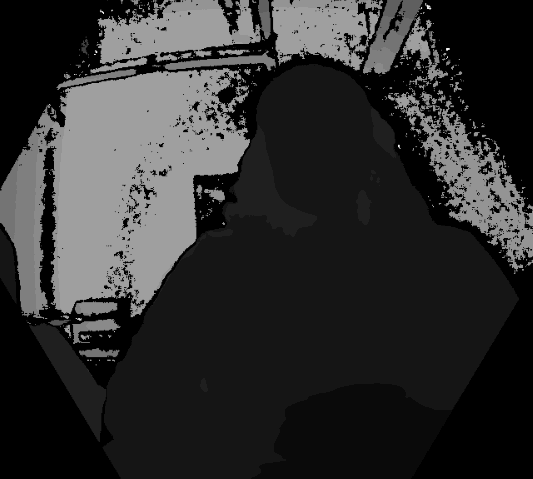
%> input picture GenerateBumpMaps_attempt1/rgbd_fusion/data/D_SZ_NM_N_F.png, 533 x 479 px
$ octave process_images.m   (GNU Octave 9; MATLAB toolbox functions it lacks are replaced by stand-ins)
%> lines starting %> are read from the running program, lines starting %| are printed output that depends on the picture; in (x1, y1, x2, y2) boxes, pixels count from 0 and x2, y2 are one past the last pixel; in counts of white or black regions, pixels touching at a corner belong together; the program's own positions count from 1
z_im = imread("data\D_SZ_NM_N_F.png");
%> z_im is the input picture: size 479x533x3 uint8; min 0, max 24, mean 4.5
z_im = z_im(:, :, 1);
%> z_im: size 479x533 uint8
z_im = squeeze(z_im);
z_im = cast(z_im,'double');
%> z_im: size 479x533 double
save("data\D_SZ_NM_N_F.mat", 'z_im')

mask = imread("data\mask_SZ_NM_N_F.png");
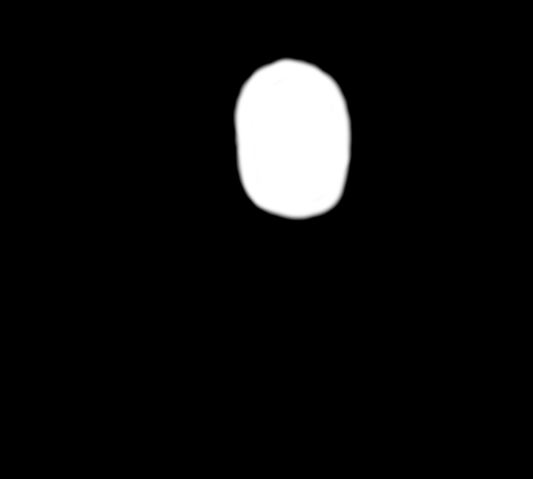
%> input picture GenerateBumpMaps_attempt1/rgbd_fusion/data/mask_SZ_NM_N_F.png, 533 x 479 px
%> mask is the input picture: size 479x533x3 uint8; min 0, max 255, mean 14.9
mask = mask(:,:,1);
%> mask: size 479x533 uint8
mask = squeeze(mask);
mask = cast(mask,'logical');
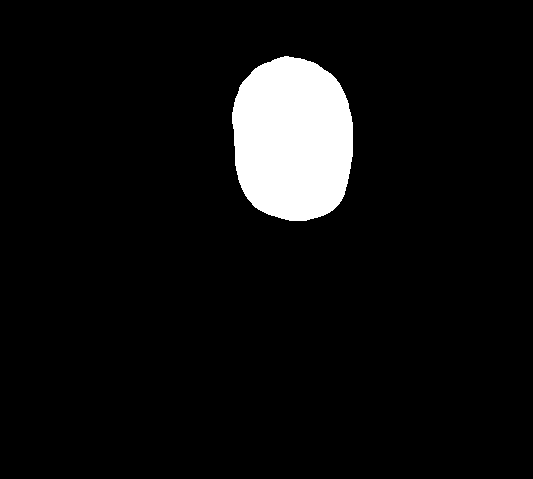
%> mask: size 479x533 logical; 6.4% white; 1 white region, box (x1, y1, x2, y2) and area: (232, 56, 353, 221) 16355
save("data\mask_SZ_NM_N_F.mat", 'mask')
